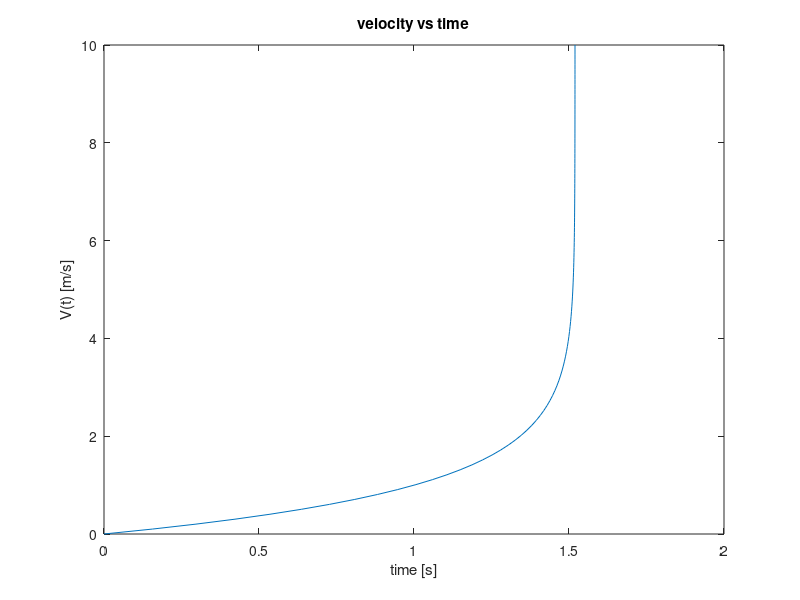

The MATLAB source for this figure:
clear
clc
close

h = .5 * 10^-3;
m = 1; 
M = 5; 
g = 9.8;
A = 25*10^-4;
u = 1.29;

t = linspace(0,10);

v = h*m*g / (u*A) * (1 - exp(-1* t.*u*A / h / (m+M)));


plot(v,t)
xlabel('time [s]')
ylabel('V(t) [m/s]')
title('velocity vs time') 

